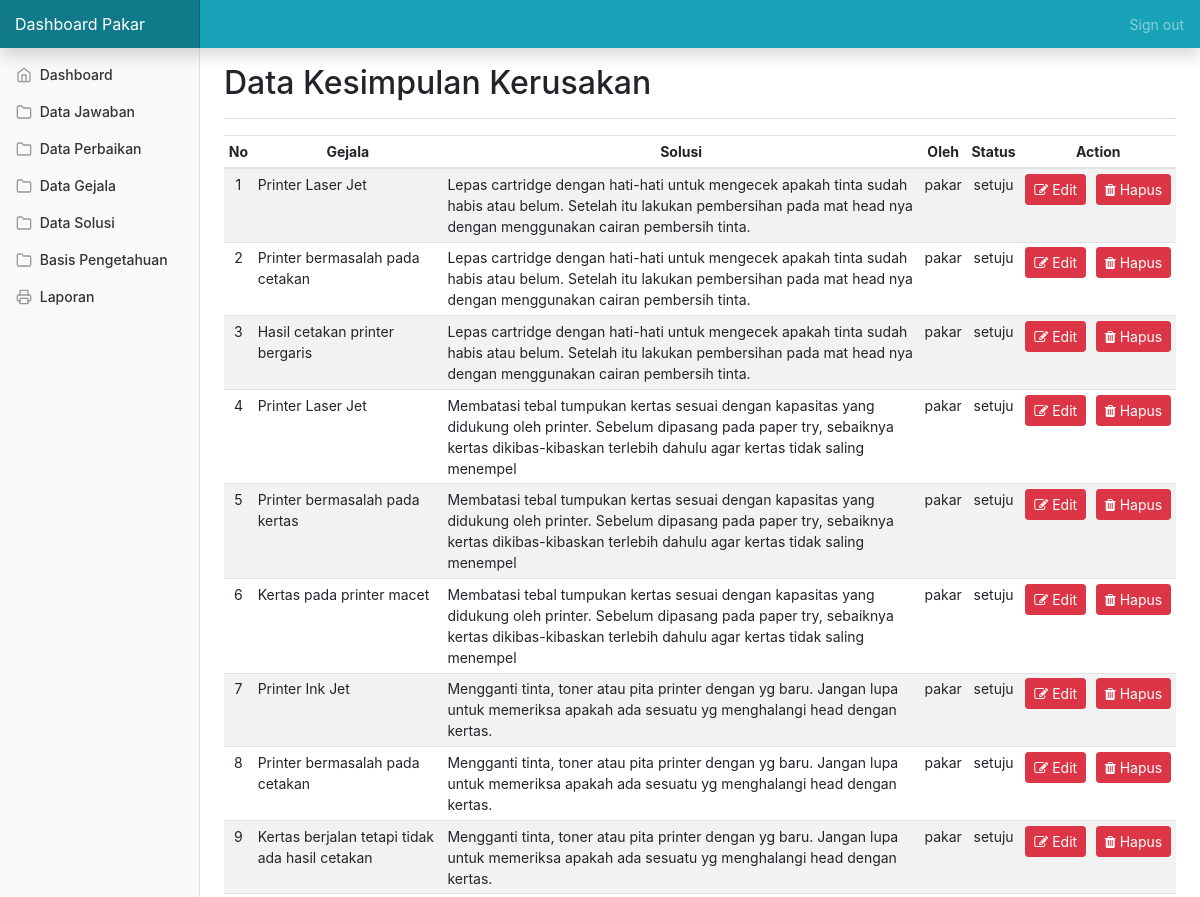
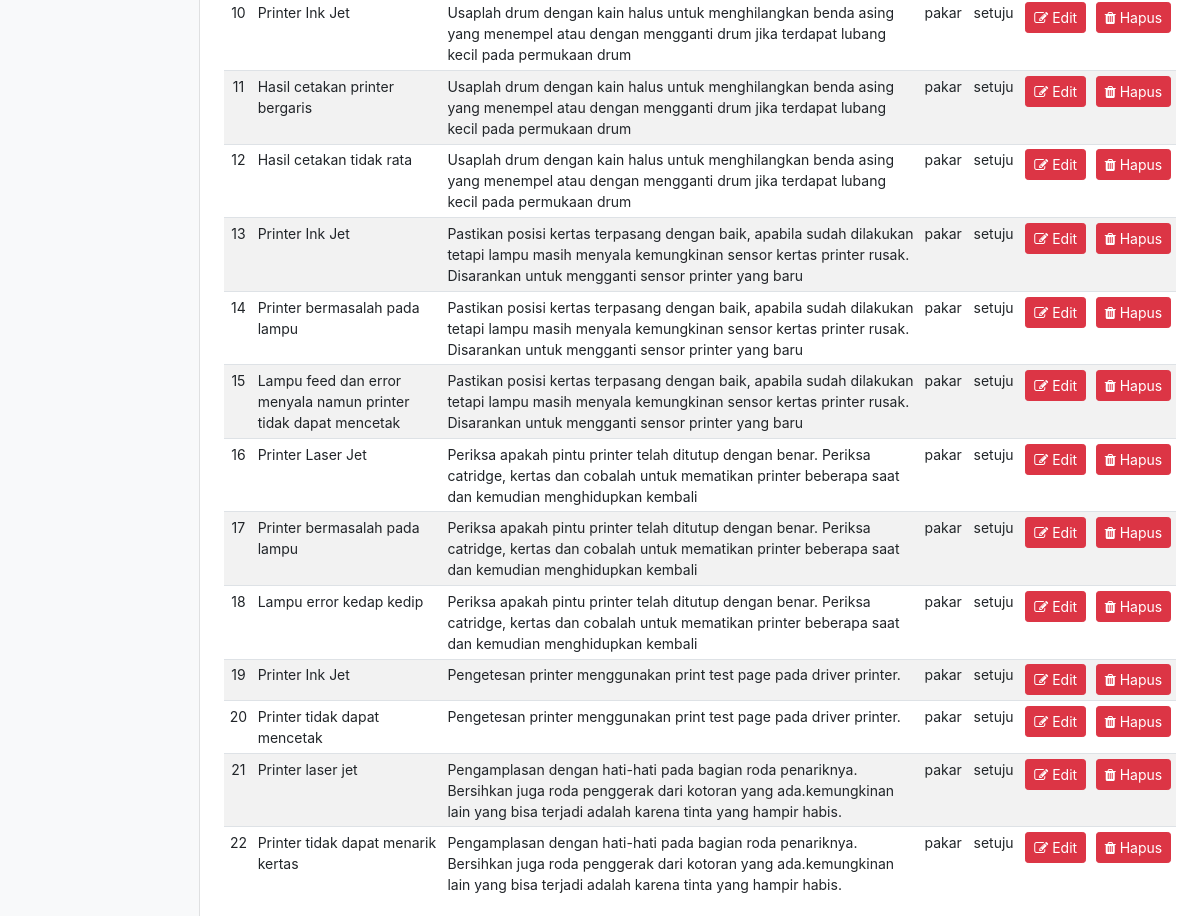
Page /pakar-kerusakan.php (signed in) on the committed database (2 pictures, top to bottom).
### tables this page shows
CREATE TABLE `tb_kesimpulan` (
  `kode_kesimpulan` int(11) NOT NULL,
  `solusi` varchar(200) NOT NULL,
  `gejala` varchar(200) NOT NULL,
  `oleh` varchar(100) NOT NULL,
  `status` varchar(100) NOT NULL
);

### pakar-kerusakan.php (the view, shortened to what this page needs)
<?php
if(!isset($_SESSION['admin'])==1)
  {
header("location:loginpakar.php");
}
else{
 ?>
<!doctype html>
<html lang="en">
  <head>
    <link href="https://getbootstrap.com/docs/4.1/dist/css/bootstrap.min.css" rel="stylesheet">
    <link href="css/dashboard.css" rel="stylesheet">
    <link rel="stylesheet" href="https://cdnjs.cloudflare.com/ajax/libs/font-awesome/4.7.0/css/font-awesome.min.css">
  </head>
  <body>
    <nav class="navbar navbar-dark fixed-top bg-info flex-md-nowrap p-0 shadow">
      <a class="navbar-brand col-sm-3 col-md-2 mr-0" href="#">Dashboard Pakar</a>
      <ul class="navbar-nav px-3">
        <li class="nav-item text-nowrap">
          <a class="nav-link" href="proseslogout.php">Sign out</a>
        </li>
      </ul>
    </nav>
    <div class="container-fluid">
      <div class="row">
        <?php include 'pakar-sidebar.php';?>
        <main role="main" class="col-md-9 ml-sm-auto col-lg-10 px-4">
          <div class="d-flex justify-content-between flex-wrap flex-md-nowrap align-items-center pt-3 pb-2 mb-3 border-bottom">
            <h1 class="h2">Data Kesimpulan Kerusakan</h1>
          </div>
          <div class="table-responsive">
            <table class="table table-striped table-sm" style="text-align: center;" >
              <thead>
                <tr>
                  <th>No</th>
                  <th>Gejala</th>
                  <th>Solusi</th>
                  <th>Oleh</th>
                  <th>Status</th>
                  <th colspan="2">Action</th>
                </tr>
              </thead>
              <tbody>
                  <?php
                  $no=0;
                  $sql = "SELECT * from tb_kesimpulan WHERE status='setuju' ORDER BY kode_kesimpulan ASC";
                  $data = mysqli_query($connect,$sql);
                  while ($row = mysqli_fetch_assoc($data)) {
                    $no++;
                    echo "<tr>";
                      echo '<td>'.$no.'</td>';
                      echo '<td style="text-align: left;">'.$row['gejala'].'</td>';
                      echo '<td style="text-align: left;">'.$row['solusi'].'</td>';
                      echo '<td>'.$row['oleh'].'</td>';
                      echo '<td>'.$row['status'].'</td>';
                      echo "<td><a type='submit' class='btn btn-sm btn-danger' href=edit.php?id=".$row['kode_kesimpulan']."><i class='fa fa-edit'></i> Edit</a></td>";
                      echo "<td><a type='submit' class='btn btn-sm btn-danger' href=hapus.php?id=".$row['kode_kesimpulan']." onClick=\"return confirm('Apakah yakin ingin menghapus kolom ini?')\"><i class='fa fa-trash'></i> Hapus</a></td>";
                  }
                  ?>
                </tr>
              </tbody>
            </table>
        </main>
      </div>
    </div>
  </body>
</html>
<?php }?>

### css/dashboard.css (style rules this page uses)
body { font-size: .875rem; }
[role="main"] { padding-top: 48px; }
.navbar-brand { padding-top: .75rem; padding-bottom: .75rem; font-size: 1rem; background-color: rgba(0, 0, 0, .25); box-shadow: inset -1px 0 0 rgba(0, 0, 0, .25); }

### rows in the picture
tb_kesimpulan: gejala "Printer Laser Jet", solusi "Lepas cartridge dengan hati-hati untuk mengecek apakah tinta sudah habis atau belum. Setelah itu lakukan pembersihan pada mat head nya dengan menggunakan cairan pembersih tinta.", oleh "pakar", status "setuju"
tb_kesimpulan: gejala "Printer bermasalah pada cetakan", solusi "Lepas cartridge dengan hati-hati untuk mengecek apakah tinta sudah habis atau belum. Setelah itu lakukan pembersihan pada mat head nya dengan menggunakan cairan pembersih tinta.", oleh "pakar", status "setuju"
tb_kesimpulan: gejala "Hasil cetakan printer bergaris", solusi "Lepas cartridge dengan hati-hati untuk mengecek apakah tinta sudah habis atau belum. Setelah itu lakukan pembersihan pada mat head nya dengan menggunakan cairan pembersih tinta.", oleh "pakar", status "setuju"
tb_kesimpulan: gejala "Printer Laser Jet", solusi "Membatasi tebal tumpukan kertas sesuai dengan kapasitas yang didukung oleh printer. Sebelum dipasang pada paper try, sebaiknya kertas dikibas-kibaskan terlebih dahulu agar kertas tidak saling menempel", oleh "pakar", status "setuju"
tb_kesimpulan: gejala "Printer bermasalah pada kertas", solusi "Membatasi tebal tumpukan kertas sesuai dengan kapasitas yang didukung oleh printer. Sebelum dipasang pada paper try, sebaiknya kertas dikibas-kibaskan terlebih dahulu agar kertas tidak saling menempel", oleh "pakar", status "setuju"
tb_kesimpulan: gejala "Kertas pada printer macet", solusi "Membatasi tebal tumpukan kertas sesuai dengan kapasitas yang didukung oleh printer. Sebelum dipasang pada paper try, sebaiknya kertas dikibas-kibaskan terlebih dahulu agar kertas tidak saling menempel", oleh "pakar", status "setuju"
tb_kesimpulan: gejala "Printer Ink Jet", solusi "Mengganti tinta, toner atau pita printer dengan yg baru. Jangan lupa untuk memeriksa apakah ada sesuatu yg menghalangi head dengan kertas.", oleh "pakar", status "setuju"
tb_kesimpulan: gejala "Printer bermasalah pada cetakan", solusi "Mengganti tinta, toner atau pita printer dengan yg baru. Jangan lupa untuk memeriksa apakah ada sesuatu yg menghalangi head dengan kertas.", oleh "pakar", status "setuju"
tb_kesimpulan: gejala "Kertas berjalan tetapi tidak ada hasil cetakan", solusi "Mengganti tinta, toner atau pita printer dengan yg baru. Jangan lupa untuk memeriksa apakah ada sesuatu yg menghalangi head dengan kertas.", oleh "pakar", status "setuju"
tb_kesimpulan: gejala "Printer Ink Jet", solusi "Usaplah drum dengan kain halus untuk menghilangkan benda asing yang menempel atau dengan mengganti drum jika terdapat lubang kecil pada permukaan drum", oleh "pakar", status "setuju"
tb_kesimpulan: gejala "Hasil cetakan printer bergaris", solusi "Usaplah drum dengan kain halus untuk menghilangkan benda asing yang menempel atau dengan mengganti drum jika terdapat lubang kecil pada permukaan drum", oleh "pakar", status "setuju"
tb_kesimpulan: gejala "Hasil cetakan tidak rata", solusi "Usaplah drum dengan kain halus untuk menghilangkan benda asing yang menempel atau dengan mengganti drum jika terdapat lubang kecil pada permukaan drum", oleh "pakar", status "setuju"
tb_kesimpulan: gejala "Printer Ink Jet", solusi "Pastikan posisi kertas terpasang dengan baik, apabila sudah dilakukan tetapi lampu masih menyala kemungkinan sensor kertas printer rusak. Disarankan untuk mengganti sensor printer yang baru", oleh "pakar", status "setuju"
tb_kesimpulan: gejala "Printer bermasalah pada lampu", solusi "Pastikan posisi kertas terpasang dengan baik, apabila sudah dilakukan tetapi lampu masih menyala kemungkinan sensor kertas printer rusak. Disarankan untuk mengganti sensor printer yang baru", oleh "pakar", status "setuju"
tb_kesimpulan: gejala "Lampu feed dan error menyala namun printer tidak dapat mencetak", solusi "Pastikan posisi kertas terpasang dengan baik, apabila sudah dilakukan tetapi lampu masih menyala kemungkinan sensor kertas printer rusak. Disarankan untuk mengganti sensor printer yang baru", oleh "pakar", status "setuju"
tb_kesimpulan: gejala "Printer Laser Jet", solusi "Periksa apakah pintu printer telah ditutup dengan benar. Periksa catridge, kertas dan cobalah untuk mematikan printer beberapa saat dan kemudian menghidupkan kembali", oleh "pakar", status "setuju"
tb_kesimpulan: gejala "Printer bermasalah pada lampu", solusi "Periksa apakah pintu printer telah ditutup dengan benar. Periksa catridge, kertas dan cobalah untuk mematikan printer beberapa saat dan kemudian menghidupkan kembali", oleh "pakar", status "setuju"
tb_kesimpulan: gejala "Lampu error kedap kedip", solusi "Periksa apakah pintu printer telah ditutup dengan benar. Periksa catridge, kertas dan cobalah untuk mematikan printer beberapa saat dan kemudian menghidupkan kembali", oleh "pakar", status "setuju"
tb_kesimpulan: gejala "Printer Ink Jet", solusi "Pengetesan printer menggunakan print test page pada driver printer.", oleh "pakar", status "setuju"
tb_kesimpulan: gejala "Printer tidak dapat mencetak", solusi "Pengetesan printer menggunakan print test page pada driver printer.", oleh "pakar", status "setuju"
tb_kesimpulan: gejala "Printer laser jet", solusi "Pengamplasan dengan hati-hati pada bagian roda penariknya. Bersihkan juga roda penggerak dari kotoran yang ada.kemungkinan lain yang bisa terjadi adalah karena tinta yang hampir habis.", oleh "pakar", status "setuju"
tb_kesimpulan: gejala "Printer tidak dapat menarik kertas", solusi "Pengamplasan dengan hati-hati pada bagian roda penariknya. Bersihkan juga roda penggerak dari kotoran yang ada.kemungkinan lain yang bisa terjadi adalah karena tinta yang hampir habis.", oleh "pakar", status "setuju"
